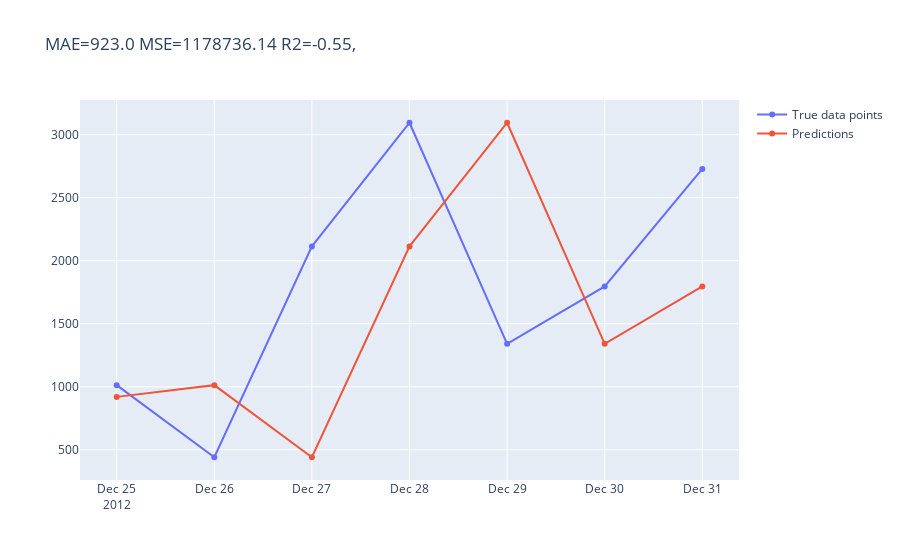

Source (notebook cell):
### Code cell
plot_test_vs_predictions(test, 'cnt', 'pred5')

### Figure 1 — Plotly figure (JSON) as saved in the notebook; plotly's stock layout.template omitted (floating-point values rounded to 4 significant figures)
{"data": [{"name": "True data points", "type": "scatter", "x": ["2012-12-25T00:00:00", "2012-12-26T00:00:00", "2012-12-27T00:00:00", "2012-12-28T00:00:00", "2012-12-29T00:00:00", "2012-12-30T00:00:00", "2012-12-31T00:00:00"], "y": [1013, 441, 2114, 3095, 1341, 1796, 2729]}, {"name": "Predictions", "type": "scatter", "x": ["2012-12-25T00:00:00", "2012-12-26T00:00:00", "2012-12-27T00:00:00", "2012-12-28T00:00:00", "2012-12-29T00:00:00", "2012-12-30T00:00:00", "2012-12-31T00:00:00"], "y": [920, 1013, 441, 2114, 3095, 1341, 1796]}], "layout": {"title": {"text": "MAE=923.0 MSE=1178736.14 R2=-0.55,"}}}
